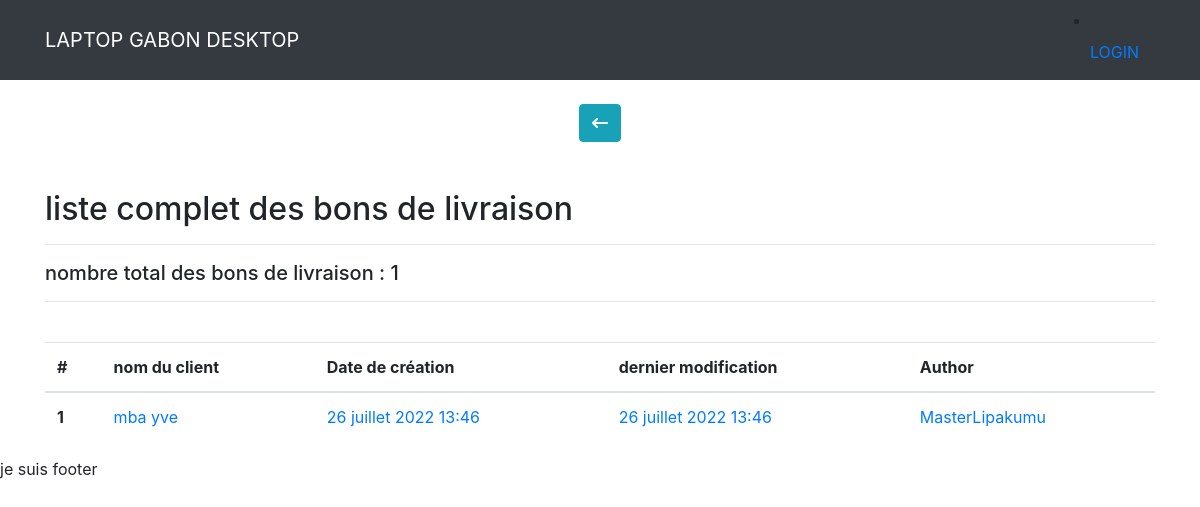
The page /document-client/livraison/ on the database its author committed.
### docuclient/models.py (models this page shows, shortened)
class BonLivraison(models.Model):
    date_created = models.DateTimeField(auto_now_add=True)
    date_updated = models.DateTimeField(auto_now=True)
    author = models.ForeignKey(User, on_delete=models.CASCADE)
    client_name = models.CharField(max_length = 255)
    client_service = models.CharField(max_length = 255, blank = True, null = True)
    client_address = models.CharField(max_length = 300, blank = False)
    client_email = models.EmailField(blank = True, null = True)
    phone_number = PhoneNumberField()

### docuclient/views.py (the view)
# urls.py: path('livraison/', BonLivraisonList, name="livraison"),
def BonLivraisonList(request):
    bonlivraisons = BonLivraison.objects.all()
    bonlivraisons = list(bonlivraisons)
    bonlivraisons_total_number = BonLivraison.objects.all().count()
    context = {"bonlivraisons": bonlivraisons,
    "bonlivraisons_total_number":bonlivraisons_total_number}
    return render(request, "docuclient/livraison_list.html", context)

### templates/docuclient/livraison_list.html
{% extends 'base.html' %}
{% block content %}
<br>
<div class="content d-flex justify-content-around">
  <div class="column">
      <a href="{% url 'alldocuments'%}"><button type="button" class="btn btn-info"><i class="fa-solid fa-arrow-left-long"></i></button></a>
  </div>
</div>
<br>
<div class="content">
    <br>
    <h2> liste complet des bons de livraison </h2><hr>
    <h5> nombre total des bons de livraison : {{bonlivraisons_total_number}}</h5><hr>
    <br>
    <table class="table">
      <thead>
        <tr>
          <th scope="col">#</th>
          <th scope="col">nom du client </th>
          <th scope="col">Date de création</th>
          <th scope="col">dernier modification </th>
          <th scope="col">Author</th>
        </tr>
      </thead>
      <tbody>
        {% for i in bonlivraisons %}
        <tr>
          <th scope="row">{{i.id}}</th>
          <td><a href="{% url 'livraison-detail' i.id %}">{{i.client_name}}</a></td>
          <td><a href="{% url 'livraison-detail' i.id %}">{{i.date_created}}</a></td>
          <td><a href="{% url 'livraison-detail' i.id %}">{{i.date_updated }}</a></td>
          <td><a href="{% url 'livraison-detail' i.id %}">{{i.author.username}}</a></td>
        </tr>
        {% empty %}
        <p> ouh là là vous n'avez pas encore de facture enregistre </p>
      {% endfor %}
      </tbody>
    </table>
</div>
{% endblock content %}

### rows shown on the page
BonLivraison: id "1", client_name "mba yve", date_created "26 juillet 2022 13:46", date_updated "26 juillet 2022 13:46", author.username "MasterLipakumu"

### other values the page prints
{{ bonlivraisons_total_number }} "1"
